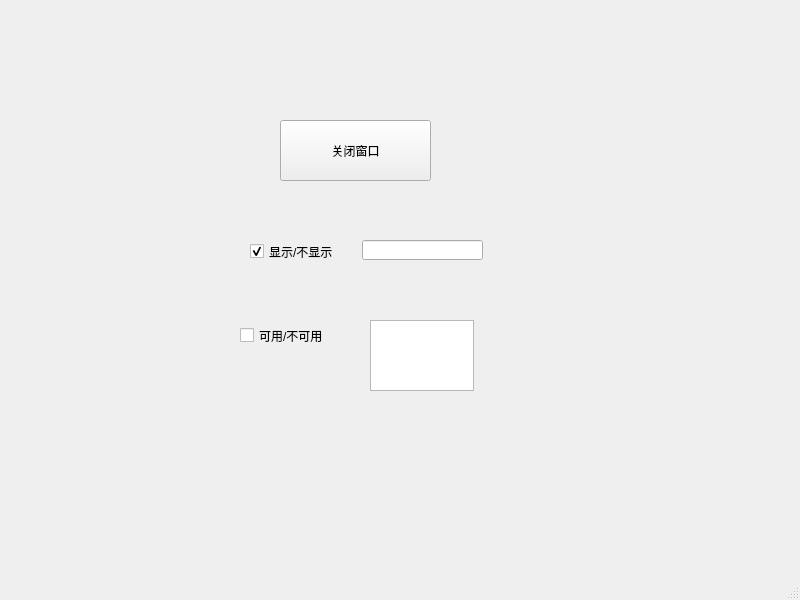
<?xml version="1.0" encoding="UTF-8"?>
<ui version="4.0">
 <class>MainWindow</class>
 <widget class="QMainWindow" name="MainWindow">
  <property name="geometry">
   <rect>
    <x>0</x>
    <y>0</y>
    <width>800</width>
    <height>600</height>
   </rect>
  </property>
  <property name="windowTitle">
   <string>MainWindow</string>
  </property>
  <widget class="QWidget" name="centralwidget">
   <widget class="QPushButton" name="pushButton">
    <property name="geometry">
     <rect>
      <x>280</x>
      <y>120</y>
      <width>151</width>
      <height>61</height>
     </rect>
    </property>
    <property name="text">
     <string>关闭窗口</string>
    </property>
   </widget>
   <widget class="QCheckBox" name="checkBox">
    <property name="enabled">
     <bool>true</bool>
    </property>
    <property name="geometry">
     <rect>
      <x>250</x>
      <y>226</y>
      <width>101</width>
      <height>51</height>
     </rect>
    </property>
    <property name="text">
     <string>显示/不显示</string>
    </property>
    <property name="checked">
     <bool>true</bool>
    </property>
   </widget>
   <widget class="QLineEdit" name="lineEdit">
    <property name="geometry">
     <rect>
      <x>362</x>
      <y>240</y>
      <width>121</width>
      <height>20</height>
     </rect>
    </property>
   </widget>
   <widget class="QCheckBox" name="checkBox_2">
    <property name="enabled">
     <bool>true</bool>
    </property>
    <property name="geometry">
     <rect>
      <x>240</x>
      <y>310</y>
      <width>101</width>
      <height>51</height>
     </rect>
    </property>
    <property name="text">
     <string>可用/不可用</string>
    </property>
    <property name="checked">
     <bool>false</bool>
    </property>
   </widget>
   <widget class="QTextEdit" name="textEdit">
    <property name="enabled">
     <bool>true</bool>
    </property>
    <property name="geometry">
     <rect>
      <x>370</x>
      <y>320</y>
      <width>104</width>
      <height>71</height>
     </rect>
    </property>
   </widget>
  </widget>
  <widget class="QMenuBar" name="menubar">
   <property name="geometry">
    <rect>
     <x>0</x>
     <y>0</y>
     <width>800</width>
     <height>23</height>
    </rect>
   </property>
  </widget>
  <widget class="QStatusBar" name="statusbar"/>
 </widget>
 <resources/>
 <connections>
  <connection>
   <sender>pushButton</sender>
   <signal>clicked()</signal>
   <receiver>MainWindow</receiver>
   <slot>close()</slot>
   <hints>
    <hint type="sourcelabel">
     <x>369</x>
     <y>185</y>
    </hint>
    <hint type="destinationlabel">
     <x>373</x>
     <y>227</y>
    </hint>
   </hints>
  </connection>
  <connection>
   <sender>checkBox</sender>
   <signal>toggled(bool)</signal>
   <receiver>lineEdit</receiver>
   <slot>setVisible(bool)</slot>
   <hints>
    <hint type="sourcelabel">
     <x>311</x>
     <y>268</y>
    </hint>
    <hint type="destinationlabel">
     <x>401</x>
     <y>275</y>
    </hint>
   </hints>
  </connection>
  <connection>
   <sender>checkBox_2</sender>
   <signal>toggled(bool)</signal>
   <receiver>textEdit</receiver>
   <slot>setDisabled(bool)</slot>
   <hints>
    <hint type="sourcelabel">
     <x>283</x>
     <y>356</y>
    </hint>
    <hint type="destinationlabel">
     <x>423</x>
     <y>361</y>
    </hint>
   </hints>
  </connection>
 </connections>
</ui>
